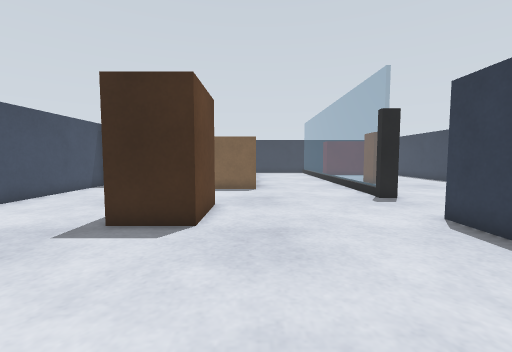
[1] (above)

19 first-person views from a walk through a world built for the Gazebo simulator. The camera is 0.45 m above the floor, tilts 4° down and sees 90° across. The floor is counted in squares, 0.25 m on a side. Each view is taken from the middle of a square. On the plan, view 1 faces up. The plan holds only what a view shows up to about 15 squares ahead; the rest is blank. The place goes on beyond the plan.

[2]
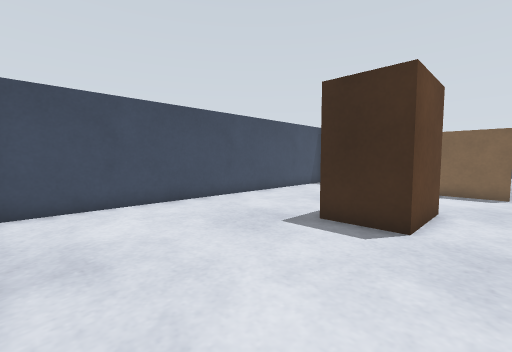

[3]
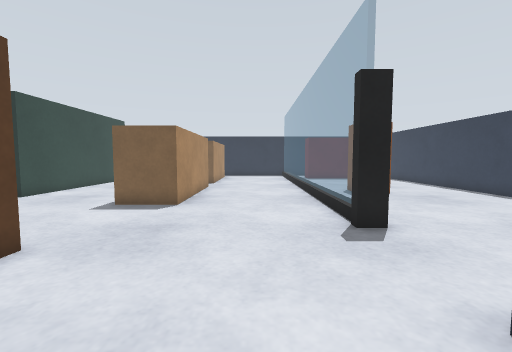

[4]
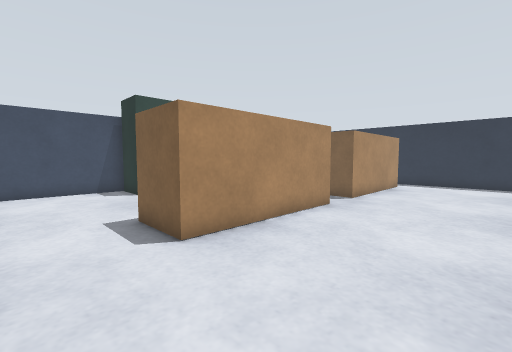

[5]
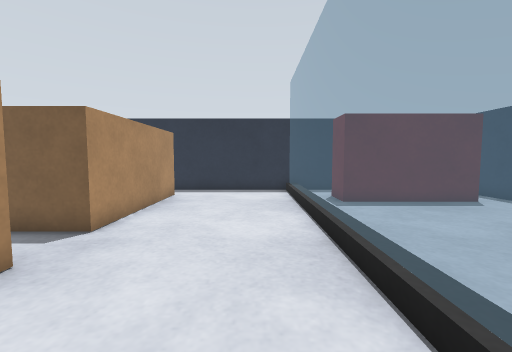

[6]
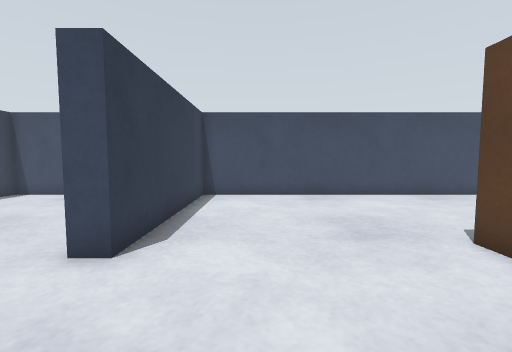

[7]
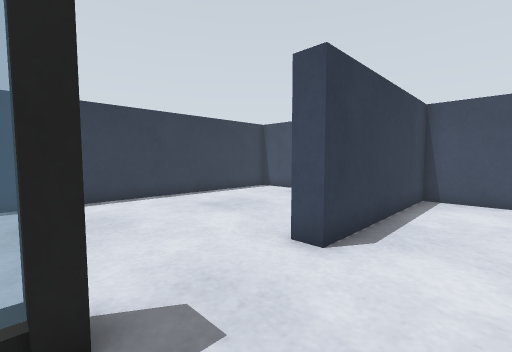

[8]
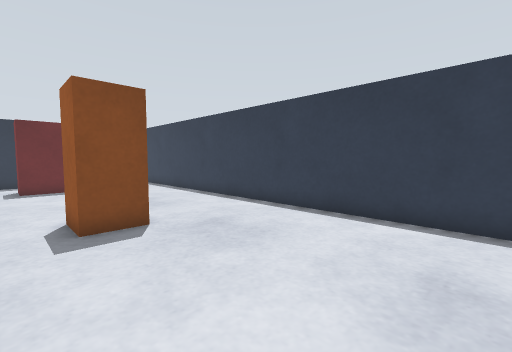

[9]
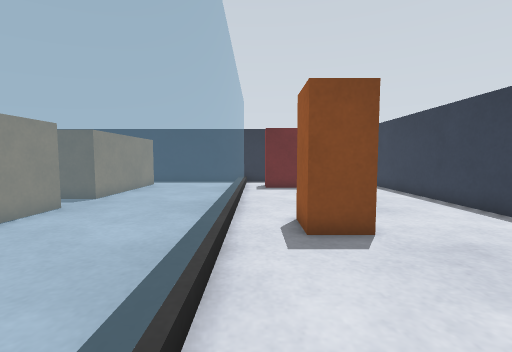

[10]
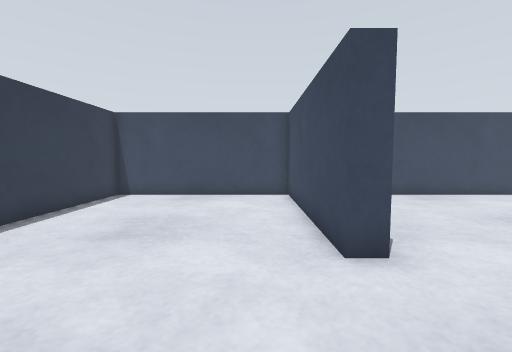

[11]
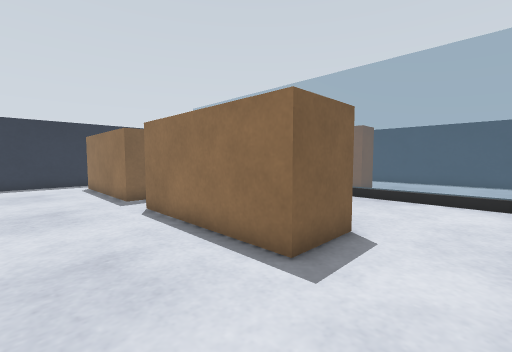

[12]
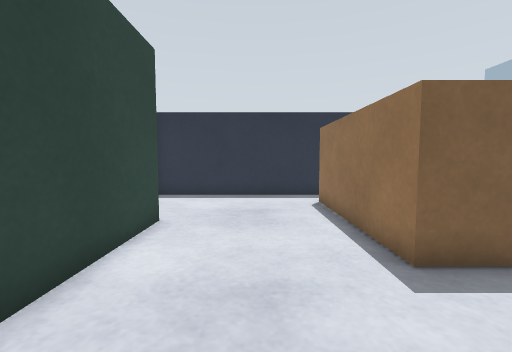

[13]
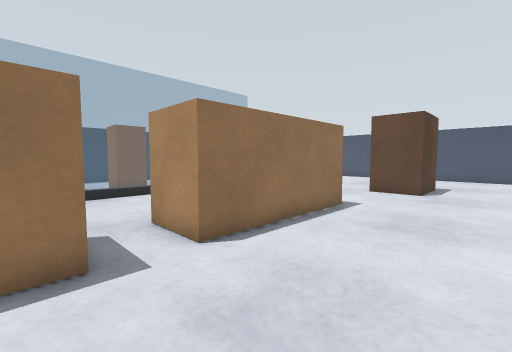

[14]
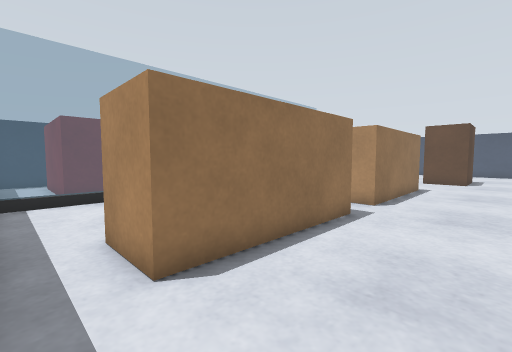

[15]
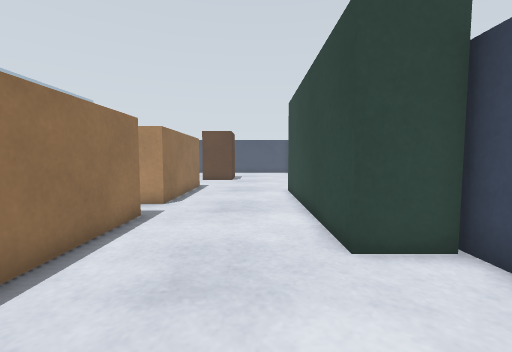

[16]
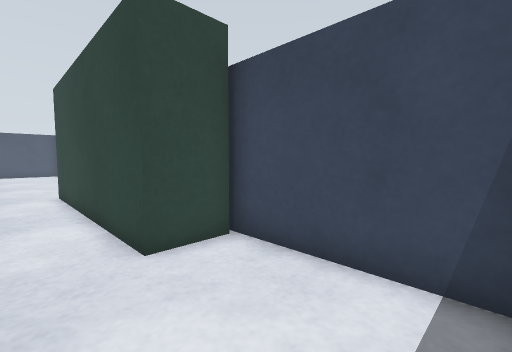

[17]
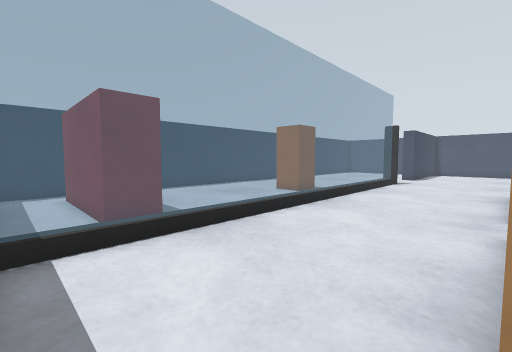

[18]
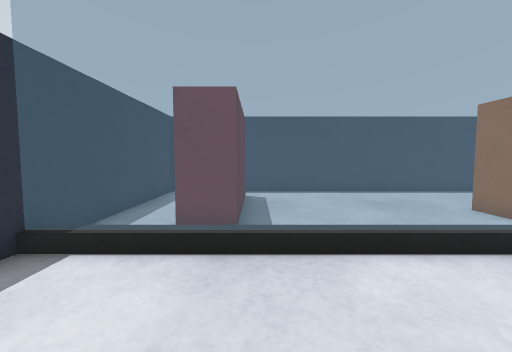

[19]
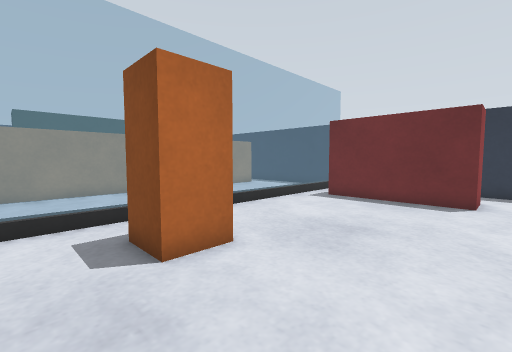

### Floor plan
Key: @ floor where view 1 was taken; # wall or solid block; . floor; = window, fence, low wall or low ledge; B beige box; R brown box; A orange box; E red box.
Columns run from 10 left of view 1 to 15 right of it. Each row starts with its distance up from view 1.
 32 ##########################
 31 #...............=........#
 30 #...............=........#
 29 #.......BBB.....=.EEEEEE.#
 28 #.......B B.....=.EEEEEE.#
 27 #.......B B.....=........#
 26 ###.....B B.....=........#
 25   #.....B B.....=........#
 24   #.....B B.....=........#
 23   #.....BBB.....=........#
 22   #.............=........#
 21   #.....BBB.....=........#
 20   #.....B B.....=........#
 19   #.....B B.....=.AAA....#
 18   #.....B B.....=.AAA....#
 17 ###.....B B.....=........#
 16 #.......B B.....=........#
 15 #.......BBB.....=........#
 14 #...............=........#
 13 #...............=........#
 12 #...............=........#
 11 #........................#
 10 #.....RRR................#
  9 #.....R R................#
  8 #.....R R................#
  7 #.....RRR.......#........#
  6 #...............#........#
  5 #...............#........#
  4 #...............#........#
  3 #...............#........#
  2 #...............#........#
  1 #...............#........#
  0 #.........@.....#........#
 -1   ########################

Positions as (right, up) in squares from view 1, and headings:
1: (0, 0), facing up
2: (0, 0), facing up-left
3: (3, 5), facing up
4: (5, 12), facing up-left
5: (4, 17), facing up
6: (3, 12), facing down
7: (3, 12), facing down-right
8: (7, 11), facing up-right
9: (7, 12), facing up
10: (8, 12), facing down
11: (-6, 12), facing up-right
12: (-5, 19), facing up
13: (-7, 24), facing down-right
14: (-6, 31), facing down-right
15: (-6, 31), facing down
16: (-6, 31), facing down-left
17: (0, 31), facing down-right
18: (1, 27), facing right
19: (14, 16), facing up-left
